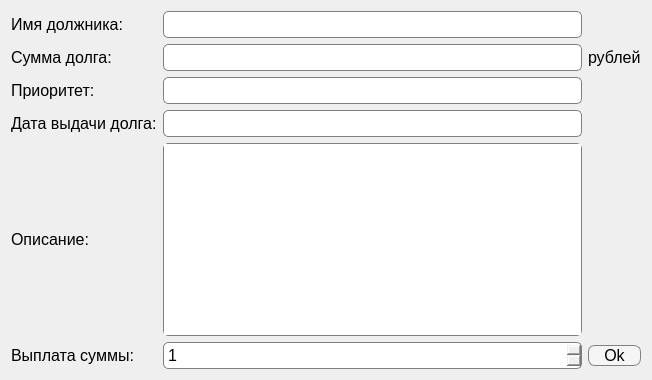
<?xml version="1.0" encoding="UTF-8"?>
<ui version="4.0">
 <class>Dialog</class>
 <widget class="QDialog" name="Dialog">
  <property name="geometry">
   <rect>
    <x>0</x>
    <y>0</y>
    <width>652</width>
    <height>380</height>
   </rect>
  </property>
  <property name="windowTitle">
   <string>Информация о долге</string>
  </property>
  <property name="styleSheet">
   <string notr="true">#payment_btn{
	border: 1px solid gray;
	border-radius: 7px;
	background-color: whitesmoke;
}

#payment_btn:hover{
	background-color: #ededed;
}</string>
  </property>
  <layout class="QGridLayout" name="gridLayout_2">
   <item row="0" column="0">
    <layout class="QGridLayout" name="gridLayout">
     <item row="2" column="0">
      <widget class="QLabel" name="label_4">
       <property name="font">
        <font>
         <pointsize>12</pointsize>
        </font>
       </property>
       <property name="text">
        <string>Приоритет:</string>
       </property>
      </widget>
     </item>
     <item row="3" column="1">
      <widget class="QLineEdit" name="date_value">
       <property name="font">
        <font>
         <pointsize>12</pointsize>
        </font>
       </property>
       <property name="styleSheet">
        <string notr="true">border-radius:5px;border:1px solid gray;padding:2px</string>
       </property>
       <property name="readOnly">
        <bool>true</bool>
       </property>
      </widget>
     </item>
     <item row="1" column="0">
      <widget class="QLabel" name="label_2">
       <property name="font">
        <font>
         <pointsize>12</pointsize>
        </font>
       </property>
       <property name="text">
        <string>Сумма долга:</string>
       </property>
      </widget>
     </item>
     <item row="0" column="1">
      <widget class="QLineEdit" name="debtor_value">
       <property name="font">
        <font>
         <pointsize>12</pointsize>
        </font>
       </property>
       <property name="styleSheet">
        <string notr="true">border-radius:5px;border:1px solid gray;padding:2px</string>
       </property>
       <property name="text">
        <string/>
       </property>
       <property name="readOnly">
        <bool>true</bool>
       </property>
      </widget>
     </item>
     <item row="3" column="0">
      <widget class="QLabel" name="label_5">
       <property name="font">
        <font>
         <pointsize>12</pointsize>
        </font>
       </property>
       <property name="text">
        <string>Дата выдачи долга:</string>
       </property>
      </widget>
     </item>
     <item row="4" column="0">
      <widget class="QLabel" name="label_6">
       <property name="font">
        <font>
         <pointsize>12</pointsize>
        </font>
       </property>
       <property name="text">
        <string>Описание:</string>
       </property>
      </widget>
     </item>
     <item row="0" column="0">
      <widget class="QLabel" name="label">
       <property name="font">
        <font>
         <pointsize>12</pointsize>
        </font>
       </property>
       <property name="text">
        <string>Имя должника:</string>
       </property>
      </widget>
     </item>
     <item row="1" column="1">
      <widget class="QLineEdit" name="amount_value">
       <property name="font">
        <font>
         <pointsize>12</pointsize>
        </font>
       </property>
       <property name="styleSheet">
        <string notr="true">border-radius:5px;border:1px solid gray;padding:2px</string>
       </property>
       <property name="readOnly">
        <bool>true</bool>
       </property>
      </widget>
     </item>
     <item row="1" column="2">
      <widget class="QLabel" name="label_3">
       <property name="font">
        <font>
         <pointsize>12</pointsize>
        </font>
       </property>
       <property name="text">
        <string>рублей</string>
       </property>
      </widget>
     </item>
     <item row="2" column="1">
      <widget class="QLineEdit" name="priority_value">
       <property name="font">
        <font>
         <pointsize>12</pointsize>
        </font>
       </property>
       <property name="styleSheet">
        <string notr="true">border-radius:5px;border:1px solid gray;padding:2px</string>
       </property>
       <property name="readOnly">
        <bool>true</bool>
       </property>
      </widget>
     </item>
     <item row="5" column="1">
      <widget class="QSpinBox" name="payment_value">
       <property name="font">
        <font>
         <pointsize>12</pointsize>
        </font>
       </property>
       <property name="styleSheet">
        <string notr="true">border-radius:5px;border:1px solid gray;padding:2px</string>
       </property>
       <property name="minimum">
        <number>1</number>
       </property>
       <property name="maximum">
        <number>9999999</number>
       </property>
      </widget>
     </item>
     <item row="5" column="0">
      <widget class="QLabel" name="label_7">
       <property name="font">
        <font>
         <pointsize>12</pointsize>
        </font>
       </property>
       <property name="text">
        <string>Выплата суммы:</string>
       </property>
      </widget>
     </item>
     <item row="5" column="2">
      <widget class="QPushButton" name="payment_btn">
       <property name="font">
        <font>
         <pointsize>12</pointsize>
        </font>
       </property>
       <property name="cursor">
        <cursorShape>PointingHandCursor</cursorShape>
       </property>
       <property name="text">
        <string>Ok</string>
       </property>
      </widget>
     </item>
     <item row="4" column="1">
      <widget class="QPlainTextEdit" name="description_value">
       <property name="font">
        <font>
         <pointsize>12</pointsize>
        </font>
       </property>
       <property name="styleSheet">
        <string notr="true">border-radius:5px;border:1px solid gray</string>
       </property>
       <property name="readOnly">
        <bool>true</bool>
       </property>
       <property name="plainText">
        <string/>
       </property>
      </widget>
     </item>
    </layout>
   </item>
  </layout>
 </widget>
 <resources/>
 <connections/>
</ui>
